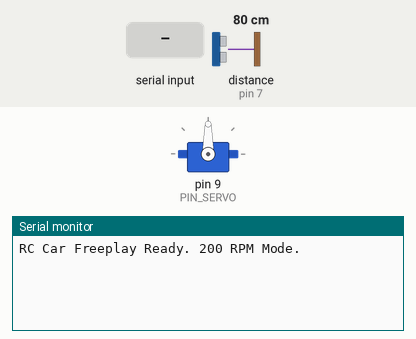
Bench run of a sketch on a simulated Arduino Uno, built with avr-gcc and run on an emulated ATmega328P. On the bench: servo, the last lines printed to the serial monitor. The test bench sets the inputs (shaded band); at power-on: distance to the obstacle (sensor on pin 7) 80 cm. The echo pulse lasts 58.3 µs per cm.

Above: at 1.5 s.
1.6 s: "R" received over the second serial link
At 2.2 s:
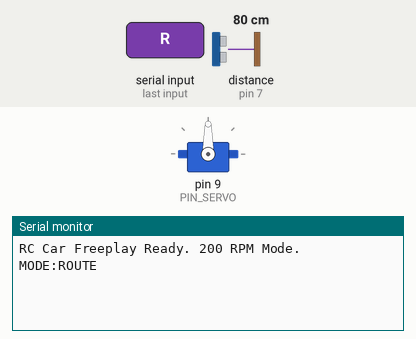
3.3 s: "A" received over the second serial link
At 3.68 s:
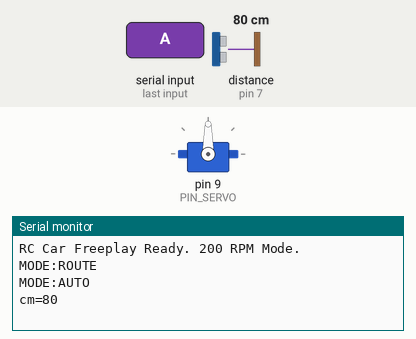
5.1 s: "M" received over the second serial link
At 5.7 s:
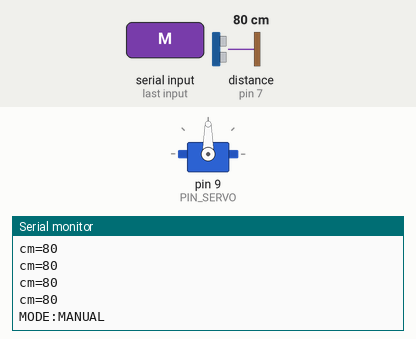

Measured:
- after the input at 1.6 s, the serial monitor: prints a new line after 0.25 s (image 1)
- after the input at 3.3 s, the serial monitor: prints a new line after 0.31 s (image 2)
- after the input at 5.1 s, the serial monitor: prints a new line at once (image 3)

The sketch:

car_bridge.ino
```cpp
/*
  ==============================================================
  Smart RC Car Bridge with Servo and Ultrasonic Obstacle Avoidance
  High-Speed 200 RPM Edition: Two-stage early braking & corner escape
  ==============================================================

  Motor Board Commands:
    '8' = Forward
    '2' = Backward
    '4' = Right
    '6' = Left
    '5' = Stop

  Bluetooth Modes:
    'M' = Manual Mode
    'A' = Automatic Obstacle Avoidance Mode (Freeplay)

  Wiring:
    HC-05 TXD        -> Arduino D10 (SoftwareSerial RX)
    HC-05 RXD        <- Arduino D11 (SoftwareSerial TX)
    Motor Board IN   <- Arduino D3  (SoftwareSerial TX to motor controller)
    HC-SR04 Trig     -> Arduino D8
    HC-SR04 Echo     -> Arduino D7
    Servo Signal     -> Arduino D9
    HC-SR04 VCC      -> 5V
    HC-SR04 GND      -> GND
*/

#include <SoftwareSerial.h>
#include <Servo.h>

// ================= PIN CONFIGURATION =================
const uint8_t PIN_TRIG = 8;
const uint8_t PIN_ECHO = 7;

const uint8_t PIN_BT_RX = 10;
const uint8_t PIN_BT_TX = 11;

const uint8_t PIN_BOARD_TX = 3;
const uint8_t PIN_BOARD_RX_UNUSED = 4;

const uint8_t PIN_SERVO = 9;

// ================= BAUD RATES =================
const long BT_BAUD = 9600;
const long BOARD_BAUD = 9600;

// ================= DISTANCE SETTINGS (Calibrated for measured speed: ~30 cm/s) =================
const int OBSTACLE_CM = 36;    // Confirmed obstacle braking distance (~34cm final stop after 70ms active brake)
const int SIDE_CLEAR_CM = 28;
const int MAX_DISTANCE_CM = 400;

// ================= SERVO SETTINGS =================
const int SERVO_CENTER = 90;
const int SERVO_LEFT   = 35;
const int SERVO_RIGHT  = 145;

// ================= TIMING SETTINGS (Calibrated: 1-motor pivot 960 ms per 90 deg) =================
const unsigned long PING_MS = 60;
const unsigned long REVERSE_MS = 600;       // ~18 cm reverse at 30 cm/s
const unsigned long TURN_MS = 960;          // Exactly 90 deg turn (single motor pivot)
const unsigned long TURN_AROUND_MS = 1920;  // 180 deg turn (2 x 960 ms)

const bool DEBUG = true;

// ================= OBJECTS =================
SoftwareSerial bt(PIN_BT_RX, PIN_BT_TX);
SoftwareSerial board(PIN_BOARD_RX_UNUSED, PIN_BOARD_TX);
Servo scanServo;

// ================= VARIABLES =================
bool autoMode = false;
bool routeMode = false;
bool routeMovingFwd = false;
bool routeBlocked = false;
char lastSent = 0;
unsigned long lastSendMs = 0;
unsigned long lastPingMs = 0;
unsigned long lastRouteMs = 0;

void sendToBoard(char c, bool force = false) {
  unsigned long now = millis();
  if (force || c != lastSent || now - lastSendMs >= 250) {
    board.write(c);
    lastSent = c;
    lastSendMs = now;
  }
}

// Servo helper: move and detach so Timer1 interrupts never corrupt pulseIn
void moveServo(int angle, int waitTimeMs = 300) {
  scanServo.attach(PIN_SERVO);
  scanServo.write(angle);
  delay(waitTimeMs);
  scanServo.detach(); // Free Timer1 for accurate pulseIn reading!
}

// ================= READ ULTRASONIC SENSOR =================
int readCm() {
  digitalWrite(PIN_TRIG, LOW);
  delayMicroseconds(4);
  digitalWrite(PIN_TRIG, HIGH);
  delayMicroseconds(10);
  digitalWrite(PIN_TRIG, LOW);

  unsigned long us = pulseIn(PIN_ECHO, HIGH, 35000UL);
  if (us == 0) {
    return MAX_DISTANCE_CM; // No echo = clear
  }
  return (int)(us / 58);
}

int readScan() {
  int d1 = readCm();
  if (d1 < OBSTACLE_CM) {
    delay(15);
    int d2 = readCm();
    if (d2 < OBSTACLE_CM) {
      return min(d1, d2);
    } else {
      return d2;
    }
  }
  return d1;
}

// ================= MODE SWITCHING =================
void setMode(bool toAuto) {
  autoMode = toAuto;
  sendToBoard('5', true); // Stop immediately

  if (toAuto) {
    moveServo(SERVO_CENTER, 300);
  } else {
    scanServo.detach();
  }

  lastPingMs = millis();
  bt.println(toAuto ? "MODE:AUTO" : "MODE:MANUAL");
  if (DEBUG) {
    Serial.println(toAuto ? "MODE:AUTO" : "MODE:MANUAL");
  }
}

// ================= HANDLE BLUETOOTH INPUT =================
void handleBluetooth() {
  while (bt.available()) {
    char c = (char)bt.read();

    if (c == 'R' || c == 'r') {
      autoMode = false;
      routeMode = true;
      routeMovingFwd = false;
      routeBlocked = false;
      sendToBoard('5', true);
      moveServo(SERVO_CENTER, 250);
      Serial.println("MODE:ROUTE");
      bt.println("MODE:ROUTE");
      continue;
    }
    else if (c == 'A' || c == 'a' || c == 'O' || c == 'o') {
      routeMode = false;
      if (!autoMode) setMode(true);
    }
    else if (c == 'M' || c == 'm' || c == 'B' || c == 'b') {
      routeMode = false;
      setMode(false);
      sendToBoard('5', true);
    }
    else if (c == '8' || c == '2' || c == '4' || c == '6' || c == '5') {
      if (routeMode) {
        if (c == '8' && routeBlocked) {
          continue;
        }
        if (c == '5' || c == '2' || c == '4' || c == '6') {
          routeBlocked = false;
        }
        routeMovingFwd = (c == '8');
        sendToBoard(c, true);
        continue;
      }
      if (autoMode) {
        setMode(false);
      }
      routeMovingFwd = false;
      sendToBoard(c, true);
    }
  }
}

bool waitMs(unsigned long ms) {
  unsigned long t = millis();
  while (millis() - t < ms) {
    handleBluetooth();
    if (!autoMode) return false;
    delay(5);
  }
  return true;
}

// ================= OBSTACLE AVOIDANCE =================
void avoid() {
  sendToBoard('5', true); // Immediate brake
  if (!waitMs(120)) return;

  // 1. Look Left
  moveServo(SERVO_LEFT, 350);
  int leftCm = readScan();

  // 2. Look Right
  moveServo(SERVO_RIGHT, 450);
  int rightCm = readScan();

  // 3. Return sensor to Center
  moveServo(SERVO_CENTER, 300);

  if (DEBUG) {
    Serial.print("Left: "); Serial.print(leftCm);
    Serial.print(" cm | Right: "); Serial.print(rightCm);
    Serial.println(" cm");
  }

  // 4. Steer around obstacle with corner-trap detection
  if (leftCm < SIDE_CLEAR_CM && rightCm < SIDE_CLEAR_CM) {
    // Dead end / corner trap: back up firmly & 180 turn
    sendToBoard('2', true);
    if (!waitMs(REVERSE_MS * 2)) return;

    // Turn toward whichever side has slightly more room
    sendToBoard(leftCm > rightCm ? '6' : '4', true);
    if (!waitMs(TURN_AROUND_MS)) return;
  } else {
    // Normal obstacle: reverse slightly, turn to open side
    sendToBoard('2', true);
    if (!waitMs(REVERSE_MS)) return;

    // '6' = Left, '4' = Right
    sendToBoard(leftCm > rightCm ? '6' : '4', true);
    if (!waitMs(TURN_MS)) return;
  }

  sendToBoard('5', true); // Settle
  waitMs(120);
}

// ================= AUTO NAVIGATION LOOP =================
void autoStep() {
  int d = readScan();

  bt.print("cm=");
  bt.println(d);
  if (DEBUG) {
    Serial.print("cm=");
    Serial.println(d);
  }

  // Obstacle detected early!
  if (d < OBSTACLE_CM) {
    avoid();
    lastPingMs = millis();
    return;
  }

  // Road clear -> Drive forward
  sendToBoard('8', false);
}

// ================= ARDUINO SETUP =================
void setup() {
  pinMode(PIN_TRIG, OUTPUT);
  pinMode(PIN_ECHO, INPUT);
  digitalWrite(PIN_TRIG, LOW);

  if (DEBUG) Serial.begin(115200);

  board.begin(BOARD_BAUD);
  bt.begin(BT_BAUD);
  bt.listen();

  // Initialize servo to center and detach
  moveServo(SERVO_CENTER, 300);

  sendToBoard('5', true); // Ensure car starts stationary
  Serial.println("RC Car Freeplay Ready. 200 RPM Mode.");
}

// ================= MAIN LOOP =================
void loop() {
  handleBluetooth();

  unsigned long now = millis();

  // ROUTE MODE: Fast ultrasonic obstacle guard during map navigation
  if (routeMode) {
    if (routeMovingFwd && !routeBlocked && (now - lastRouteMs >= PING_MS)) {
      lastRouteMs = now;
      int d = readScan();

      // Periodically stream cm reading so Python HUD stays live
      static unsigned long lastRouteTelemetry = 0;
      if (now - lastRouteTelemetry >= 180) {
        lastRouteTelemetry = now;
        bt.print("cm=");
        bt.println(d);
      }

      if (d < OBSTACLE_CM) {
        routeMovingFwd = false;
        routeBlocked = true;
        // Active reverse pulse stops forward momentum immediately (eliminates coasting)
        sendToBoard('2', true);
        delay(70);
        sendToBoard('5', true);
        if (DEBUG) {
          Serial.print("BLOCKED:");
          Serial.println(d);
        }
        bt.print("BLOCKED:");
        bt.println(d);
      }
    }
    return;
  }

  if (autoMode && (now - lastPingMs >= PING_MS)) {
    lastPingMs = now;
    autoStep();
  }
}
```
